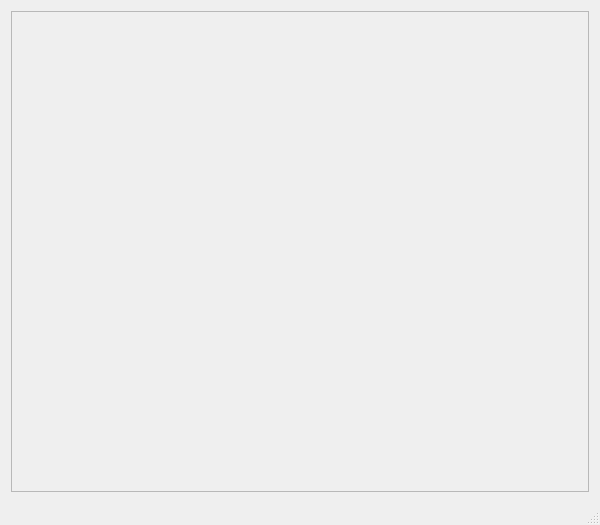
<?xml version="1.0" encoding="UTF-8"?>
<ui version="4.0">
 <class>MainWindow</class>
 <widget class="QMainWindow" name="MainWindow">
  <property name="geometry">
   <rect>
    <x>0</x>
    <y>0</y>
    <width>600</width>
    <height>525</height>
   </rect>
  </property>
  <property name="windowTitle">
   <string>MainWindow</string>
  </property>
  <widget class="QWidget" name="centralWidget">
   <layout class="QHBoxLayout" name="horizontalLayout">
    <item>
     <widget class="QScrollArea" name="glScrollArea">
      <property name="focusPolicy">
       <enum>Qt::StrongFocus</enum>
      </property>
      <property name="widgetResizable">
       <bool>true</bool>
      </property>
      <widget class="QWidget" name="glWidget">
       <property name="geometry">
        <rect>
         <x>0</x>
         <y>0</y>
         <width>574</width>
         <height>456</height>
        </rect>
       </property>
      </widget>
     </widget>
    </item>
   </layout>
  </widget>
  <widget class="QMenuBar" name="menuBar">
   <property name="geometry">
    <rect>
     <x>0</x>
     <y>0</y>
     <width>600</width>
     <height>22</height>
    </rect>
   </property>
  </widget>
  <widget class="QStatusBar" name="statusBar"/>
 </widget>
 <layoutdefault spacing="6" margin="11"/>
 <resources/>
 <connections/>
</ui>
